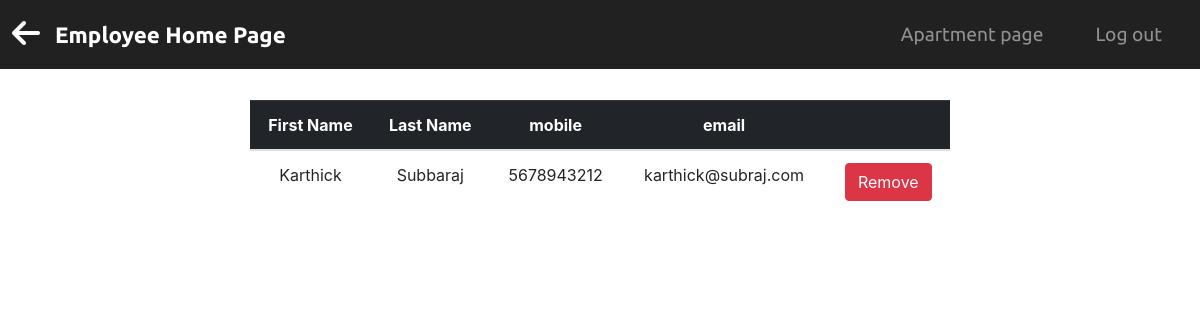
/rem_list/2, run on the app's committed database.
### rems/models.py (models this page shows, shortened)
class Employee(db.Model):
    __tablename__ = 'employee'
    id = db.Column(db.Integer, primary_key=True)
    fname = db.Column(db.String(25), index=True, unique=False)
    lname = db.Column(db.String(25), index=True, unique=False)
    mobile = db.Column(db.String(10), index=True, unique=True)
    emer_num = db.Column(db.String(10), index=False, unique=False)
    dob = db.Column(db.DateTime, nullable=False)
    email = db.Column(db.String(120), index=True, unique=True)
    gender = db.Column(db.String(10), index=True, unique=False)
    service_id = db.Column(db.Integer, db.ForeignKey('service.id'))
    user = db.relationship("User", uselist=False, backref="employee")
    receiver = db.relationship("Transaction", uselist=False, backref="employee")

### rems/routes.py (the view)
@app.route('/rem_list/<int:id>')
def emp_list(id):
    headings = ("First Name", "Last Name", "mobile", "email", " ")
    emps = Employee.query.filter_by(service_id=id).all()
    return render_template('emp_rlist.html', headings=headings, data=emps)

### rems/templates/emp_rlist.html (shortened to what this page needs)
{% extends 'removal_list.html' %}
{% block nav %}
    <a href="{{ url_for('rem_employee') }}"><i class="fas fa-arrow-left fa-2x"></i></a>
{% endblock %}
{% block content %}
    <table class="table table-hover">
        <thead class="table-dark">
        <tr>
            {% for header in headings %}
                <th>{{ header }}</th>
            {% endfor %}
        </tr>
        </thead>
        {% for emp in data %}
            <tr>
                <td> {{ emp.fname }}</td>
                <td> {{ emp.lname }} </td>
                <td> {{ emp.mobile }} </td>
                <td> {{ emp.email }} </td>
                <td>
                    <button type="button" class="btn btn-danger "><a
                            href="{{ url_for('delete_emp',id=emp.id) }}" class="anchor">Remove</a></button>
                </td>
            </tr>
        {% endfor %}
    </table>
{% endblock %}

### rems/static/css/list.css (style rules this page uses)
.fas { color: #fff; padding-right: 15px; }
.anchor { color: #fff; text-decoration: none; }

### data on the page
Employee: fname "Karthick", lname "Subbaraj", mobile "5678943212", email "karthick@subraj.com"

### other printed values
{{ header }} "First Name" "Last Name" "mobile" "email"
